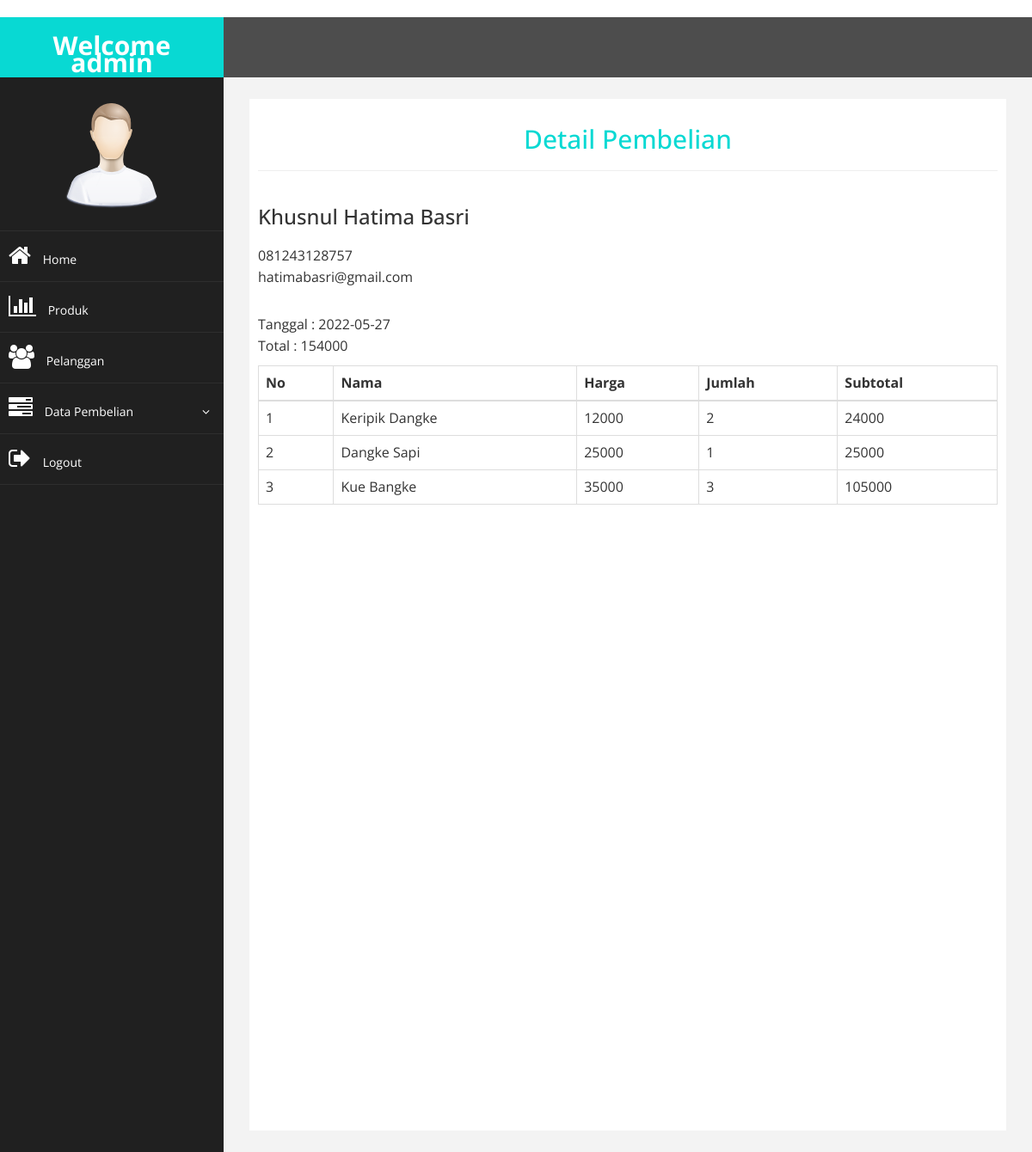
The page /admin/index.php?halaman=detail&id=58 (signed in) on the database its author committed.
### tables this page shows
CREATE TABLE `pembelian` (
  `id_pembelian` int(11) NOT NULL,
  `id_pelanggan` int(11) NOT NULL,
  `tanggal_pembelian` date NOT NULL,
  `status_pembelian` varchar(50) NOT NULL,
  `total_pembelian` int(11) NOT NULL
);

CREATE TABLE `pelanggan` (
  `id_pelanggan` int(10) NOT NULL,
  `email_pelanggan` varchar(100) NOT NULL,
  `password_pelanggan` varchar(50) NOT NULL,
  `nama_pelanggan` varchar(100) NOT NULL,
  `telepon_pelanggan` varchar(25) NOT NULL,
  `alamat_pelanggan` text NOT NULL
);

CREATE TABLE `pembelian_produk` (
  `id_pembelian_produk` int(11) NOT NULL,
  `id_pembelian` int(11) NOT NULL,
  `id_produk` int(11) NOT NULL,
  `jumlah` int(11) NOT NULL
);

CREATE TABLE `produk` (
  `id_produk` int(11) NOT NULL,
  `nama_produk` varchar(100) NOT NULL,
  `harga_produk` int(20) NOT NULL,
  `berat_produk` int(11) NOT NULL,
  `foto_produk` varchar(100) NOT NULL,
  `deskripsi_produk` text NOT NULL,
  `stok` int(3) NOT NULL
);

### admin/detail.php (the view)
<h2><center> Detail Pembelian</center></h2>
<hr>
<?php
$ambil = $koneksi->query("SELECT * FROM pembelian JOIN pelanggan
          ON pembelian.id_pelanggan = pelanggan.id_pelanggan
          WHERE pembelian.id_pembelian ='$_GET[id]'");
$detail = $ambil->fetch_assoc();
 ?>
<br>
 <strong class="h3"> <?php echo $detail['nama_pelanggan']; ?> </strong>
 <p>
   <?php echo $detail['telepon_pelanggan']; ?> <br>
   <?php echo $detail['email_pelanggan']; ?>
  </p>
 <p>
   Tanggal : <?php echo $detail['tanggal_pembelian']; ?> <br>
   Total : <?php echo $detail['total_pembelian']; ?>
 </p>
<table class="table table-bordered">
  <thead>
    <tr>
      <th>No</th>
      <th>Nama</th>
      <th>Harga</th>
      <th>Jumlah</th>
      <th>Subtotal</th>
    </tr>
  </thead>
  <tbody>
    <?php $nomor=1; ?>
    <?php $ambil = $koneksi->query("SELECT * FROM pembelian_produk JOIN produk ON pembelian_produk.id_produk = produk.id_produk
      WHERE pembelian_produk.id_pembelian= '$_GET[id]'"); ?>
    <?php while ($pecah = $ambil->fetch_assoc()) { ?>
    <tr>
      <td> <?php echo $nomor; ?> </td>
      <td> <?php echo $pecah['nama_produk']; ?> </td>
      <td> <?php echo $pecah['harga_produk']; ?> </td>
      <td> <?php echo $pecah['jumlah']; ?> </td>
      <td> <?php echo $pecah['harga_produk']* $pecah['jumlah']; ?> </td>
    </tr>
  <?php $nomor++; ?>
  <?php } ?>
  </tbody>
</table>

### admin/assets/css/custom.css (style rules this page uses)
body { font-family: 'Open Sans', sans-serif; }
h2 { color: #08D9D3; }
p { font-size:16px; line-height:25px; padding-top:20px; }

### rows shown on the page
pembelian: id_pelanggan.nama_pelanggan "Khusnul Hatima Basri", id_pelanggan.telepon_pelanggan "081243128757", id_pelanggan.email_pelanggan "hatimabasri@gmail.com", tanggal_pembelian "2022-05-27", total_pembelian "154000"
pembelian_produk: id_produk.nama_produk "Keripik Dangke", id_produk.harga_produk "12000", jumlah "2", $pecah['harga_produk']* $pecah['jumlah'] "24000"
pembelian_produk: id_produk.nama_produk "Dangke Sapi", id_produk.harga_produk "25000", jumlah "1", $pecah['harga_produk']*$pecah['jumlah'] "25000"
pembelian_produk: id_produk.nama_produk "Kue Bangke", id_produk.harga_produk "35000", jumlah "3", $pecah['harga_produk']* $pecah['jumlah'] "105000"

### other values the page prints
$_SESSION['user'] "admin"
